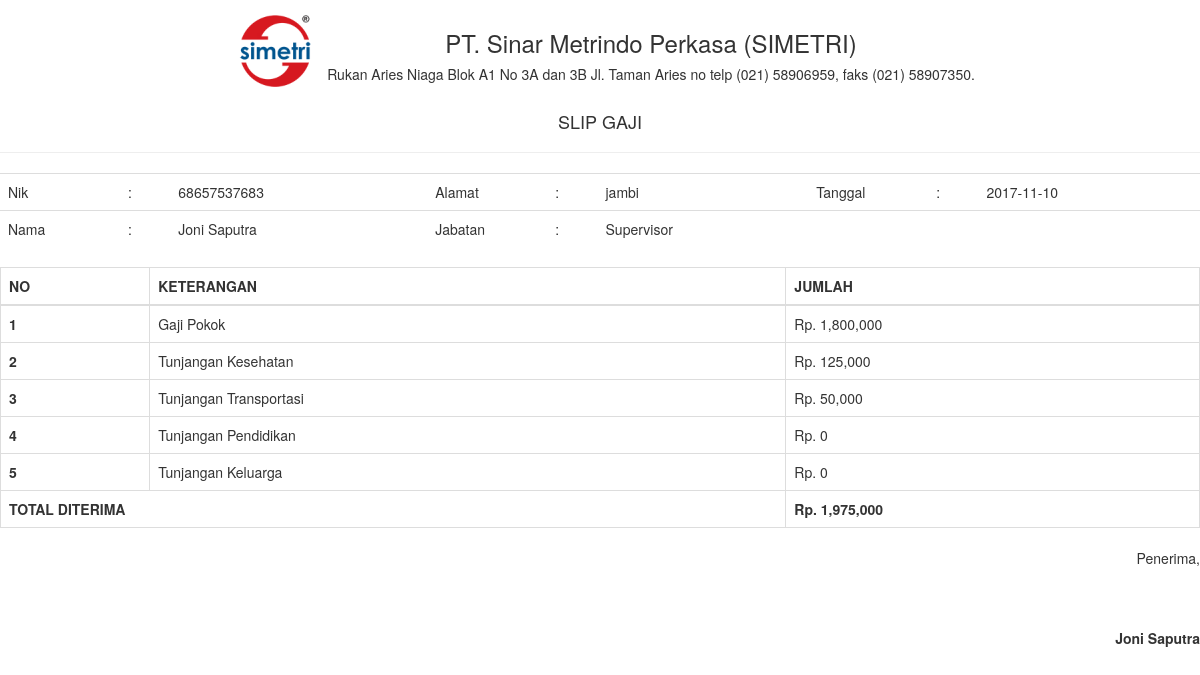
Screenshot of /app/slip_gaji/68657537683/2017-11-10.html with the database file from the repository.
### tables this page shows
CREATE TABLE `karyawan` (
  `id_karyawan` int(11) NOT NULL AUTO_INCREMENT,
  `nik` varchar(20) DEFAULT NULL,
  `username` varchar(50) DEFAULT NULL,
  `password` varchar(50) DEFAULT NULL,
  `nama` varchar(100) DEFAULT NULL,
  `alamat` text,
  `jenis_kelamin` varchar(10) DEFAULT NULL,
  `agama` varchar(20) DEFAULT NULL,
  `pendidikan` varchar(50) DEFAULT NULL,
  `asal_sekolah` varchar(100) DEFAULT NULL,
  `id_pekerjaan` int(11) DEFAULT NULL,
  PRIMARY KEY (`id_karyawan`)
);

CREATE TABLE `pekerjaan` (
  `id_pekerjaan` int(11) NOT NULL AUTO_INCREMENT,
  `pekerjaan` varchar(30) DEFAULT NULL,
  `gapok` int(11) DEFAULT NULL,
  `tukes` int(11) DEFAULT NULL,
  `tutra` int(11) DEFAULT NULL,
  `tupen` int(11) DEFAULT NULL,
  `tukel` int(11) DEFAULT NULL,
  PRIMARY KEY (`id_pekerjaan`)
);

### application/controllers/App.php (called while the page is built, shortened)
<?php
class App extends CI_Controller {
			?>
				<?php
	function slip_gaji($nik, $tgl){
		$data = array(
			'nik' => $nik,
			'tgl' => $tgl,
		);
		$this->load->view('slipgaji', $data);
	}
}

### index.php (called while the page is built, shortened)
<?php
require_once BASEPATH.'core/CodeIgniter.php';

### application/views/slipgaji.php (the view, shortened to what this page needs)
<!DOCTYPE html>
<html>
<head>
    <link href="assets/css/bootstrap.min.css" rel="stylesheet" type="text/css" />
</head>
<body onload="print()">
<?php
$rw = $this->db->query("SELECT * FROM karyawan,pekerjaan where karyawan.id_pekerjaan=pekerjaan.id_pekerjaan and karyawan.nik='$nik'")->row();
 ?>
	<center>
		<table>
			<tr>
				<td>
					<img src="gambar/logo.png" style="width: 100px; height: 100px;">
				</td>
				<td>
					<center>
						<h3>PT. Sinar Metrindo Perkasa (SIMETRI)</h3>
					<h5>Rukan Aries Niaga Blok A1 No 3A dan 3B Jl. Taman Aries no telp (021) 58906959, faks  (021) 58907350.</h5>
					</center>
				</td>
			</tr>
		</table>
		<h4>SLIP GAJI</h4>
	</center>
	<hr>
	<table class="table">
		<tr>
			<td width="10%">Nik</td>
			<td>:</td>
			<td><?php echo $rw->nik; ?></td>
			<td width="10%">Alamat</td>
			<td>:</td>
			<td><?php echo $rw->alamat; ?></td>
			<td width="10%">Tanggal</td>
			<td>:</td>
			<td><?php echo $tgl; ?></td>
		</tr>
		<tr>
			<td width="10%">Nama</td>
			<td>:</td>
			<td><?php echo $rw->nama; ?></td>
			<td width="10%">Jabatan</td>
			<td>:</td>
			<td><?php echo $rw->pekerjaan; ?></td>
			<td></td>
			<td></td>
			<td></td>
		</tr>
	</table>
	<table class="table table-bordered">
		<thead>
			<tr>
				<th>NO</th>
				<th>KETERANGAN</th>
				<th>JUMLAH</th>
			</tr>
		</thead>
		<tbody>
			<tr>
				<th>1</th>
				<td>Gaji Pokok</td>
				<td>Rp. <?php echo number_format($rw->gapok) ?></td>
			</tr>
			<tr>
				<th>2</th>
				<td>Tunjangan Kesehatan</td>
				<td>Rp. <?php echo number_format($rw->tukes) ?></td>
			</tr>
			<tr>
				<th>3</th>
				<td>Tunjangan Transportasi</td>
				<td>Rp. <?php echo number_format($rw->tutra) ?></td>
			</tr>
			<tr>
				<th>4</th>
				<td>Tunjangan Pendidikan</td>
				<td>Rp. <?php echo number_format($rw->tupen) ?></td>
			</tr>
			<tr>
				<th>5</th>
				<td>Tunjangan Keluarga</td>
				<td>Rp. <?php echo number_format($rw->tukel) ?></td>
			</tr>
			<tr>
				<th colspan="2">TOTAL DITERIMA</th>
				<th>Rp.
					<?php
					$total = $rw->gapok+$rw->tukes+$rw->tutra+$rw->tupen+$rw->tukel;
					echo number_format($total);
					 ?>
				</th>
			</tr>
		</tbody>
	</table>
	<p style="text-align: right;">
		Penerima,
		<br><br><br><br>
		<b><?php echo $rw->nama; ?></b>
	</p>
</body>
</html>

### rows the page displays
karyawan: nik "68657537683", alamat "jambi", nama "Joni Saputra", id_pekerjaan.pekerjaan "Supervisor", id_pekerjaan.gapok "1,800,000", id_pekerjaan.tukes "125,000", id_pekerjaan.tutra "50,000", id_pekerjaan.tupen "0", id_pekerjaan.tukel "0", id_pekerjaan.tukel "1,975,000"

### other values shown
$tgl "2017-11-10"
